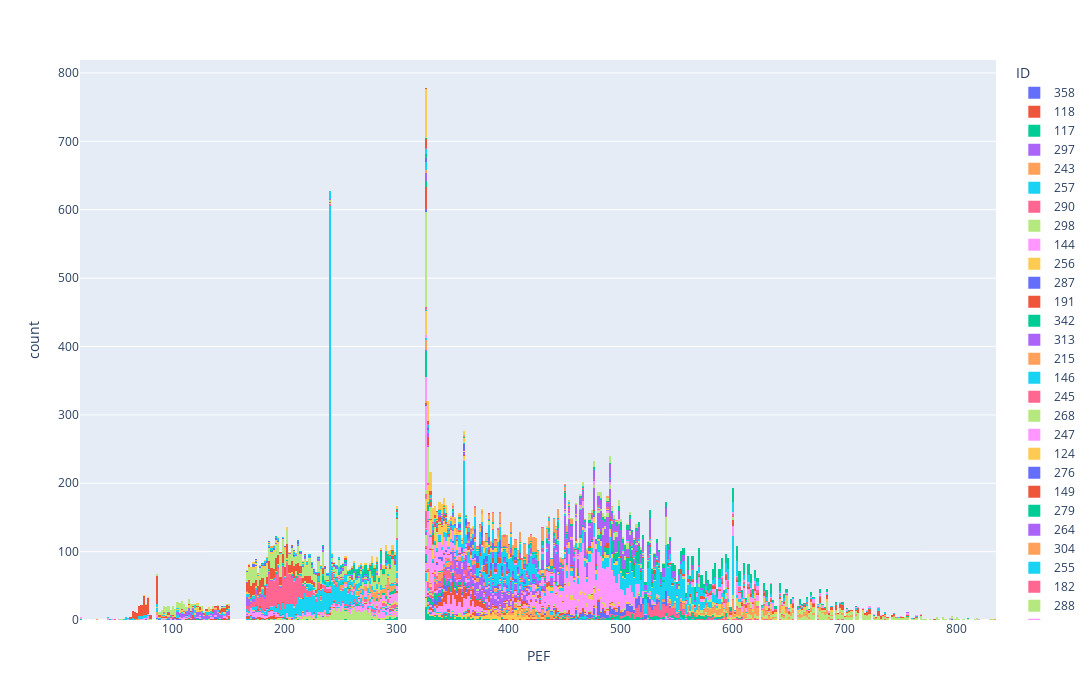

Notebook code for this chart:
### Code cell
print(sorted(dfraw[dfraw.PEF == 300].ID.unique()))

fig = px.histogram(dfraw, x="PEF", nbins=500, color="ID")
# fig = px.histogram(df1, x="FEF2575 % Predicted", nbins=500)
fig.update_layout(width=1500, height=700)
fig.show()
